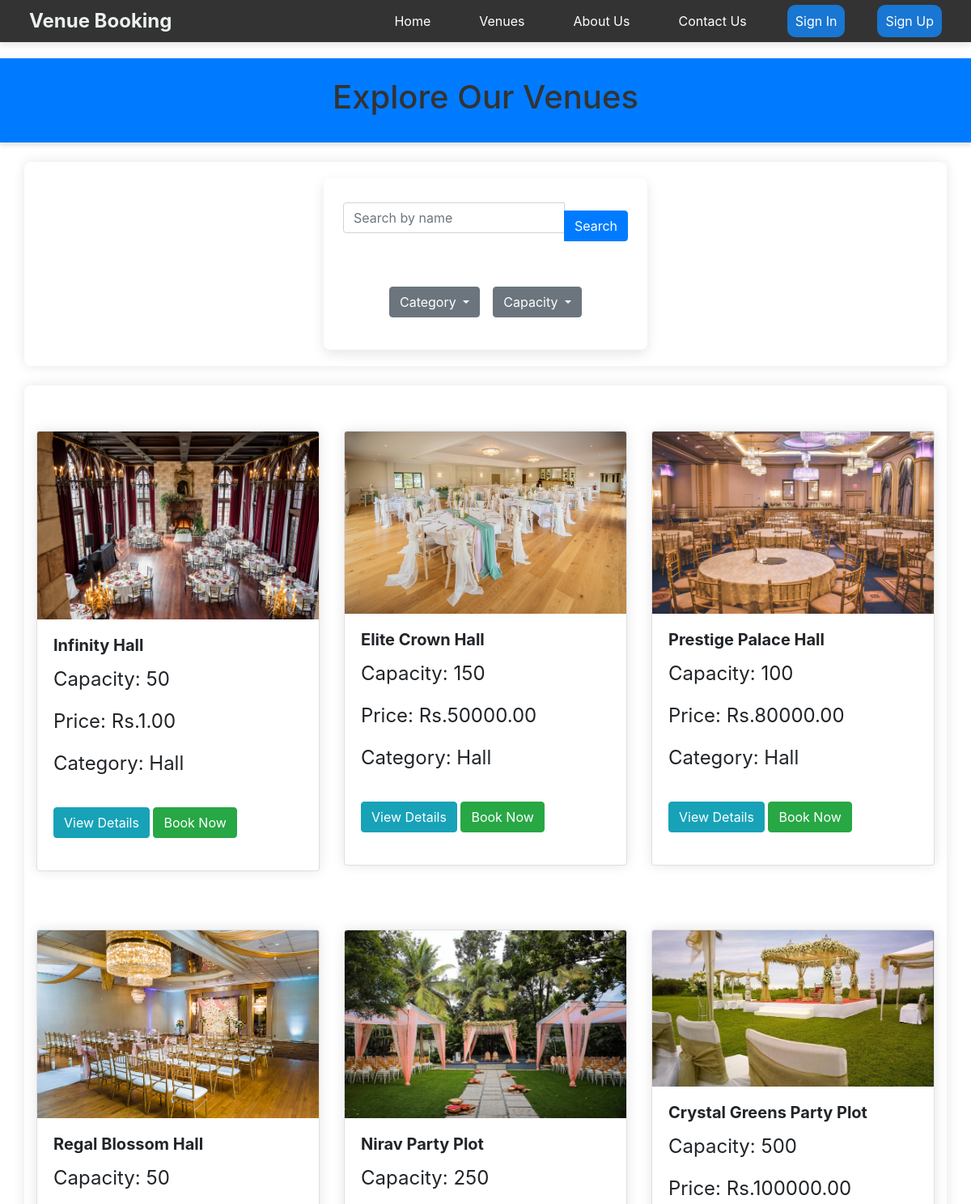
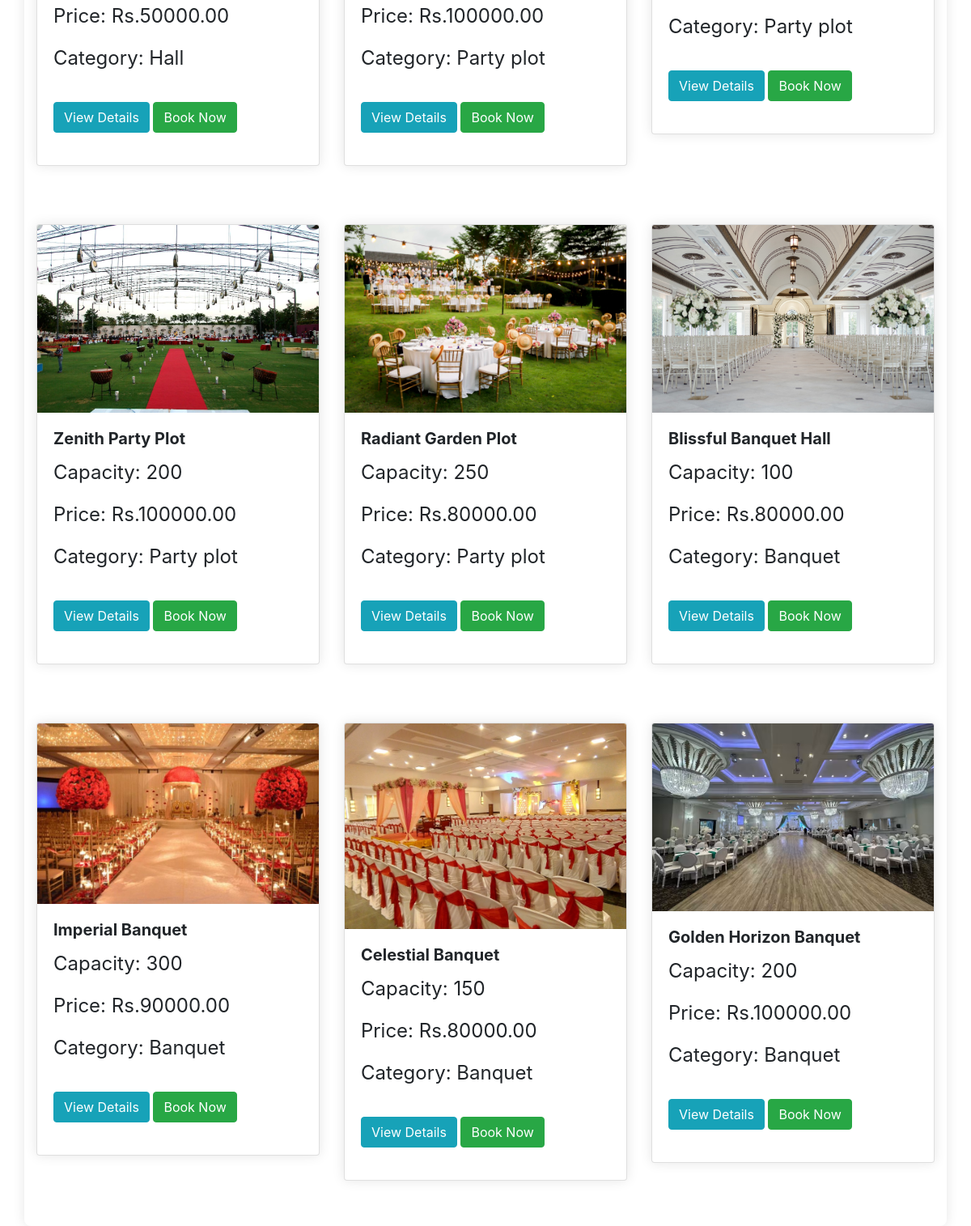
Page /user/venue.php on the committed database (2 pictures, top to bottom).
### tables this page shows
CREATE TABLE IF NOT EXISTS `venues` (
  `venue_id` int(11) NOT NULL AUTO_INCREMENT,
  `name` varchar(100) DEFAULT NULL,
  `capacity` int(11) DEFAULT NULL,
  `price` decimal(10,2) DEFAULT NULL,
  `category_id` int(11) DEFAULT NULL,
  `description` text,
  `image` varchar(255) DEFAULT NULL,
  PRIMARY KEY (`venue_id`),
  KEY `category_id` (`category_id`)
);

CREATE TABLE IF NOT EXISTS `categories` (
  `category_id` int(11) NOT NULL AUTO_INCREMENT,
  `name` varchar(100) DEFAULT NULL,
  PRIMARY KEY (`category_id`)
);

### user/venue.php (the view, shortened to what this page needs)
<?php
include 'navbar.php';
include '../includes/config.php';
$search = $_GET['search'] ?? '';
$sql = "SELECT venues.*, categories.name AS category_name FROM venues
        JOIN categories ON venues.category_id = categories.category_id WHERE 1";
$result = $conn->query($sql);
?>
<!DOCTYPE html>
<html lang="en">
<head>
    <link rel="stylesheet" href="../css/style.css">
    <link rel="stylesheet" href="https://stackpath.bootstrapcdn.com/bootstrap/4.5.2/css/bootstrap.min.css">
</head>
<body>
<header class="text-center py-4">
    <h1>Explore Our Venues</h1>
</header>
<div class="container my-4">
    <form method="GET" class="form-inline justify-content-center">
        <div class="input-group mb-3">
            <input type="text" name="search" class="form-control" placeholder="Search by name" value="<?php echo $search; ?>">
            <div class="input-group-append">
                <button type="submit" class="btn btn-primary">Search</button>
            </div>
        </div>
        <div class="btn-group mx-2" role="group">
            <button id="categoryDropdown" type="button" class="btn btn-secondary dropdown-toggle" data-toggle="dropdown" aria-haspopup="true" aria-expanded="false">
                Category
            </button>
        </div>
        <div class="btn-group mx-2" role="group">
            <button id="capacityDropdown" type="button" class="btn btn-secondary dropdown-toggle" data-toggle="dropdown" aria-haspopup="true" aria-expanded="false">
                Capacity
            </button>
        </div>
    </form>
</div>
<section class="container">
    <div class="row">
        <?php while ($row = $result->fetch_assoc()) { ?>
        <div class="col-md-4 my-3">
            <div class="card">
                <img src="../uploads/<?php echo $row['image']; ?>" alt="<?php echo $row['name']; ?>" class="card-img-top">
                <div class="card-body">
                    <h5 class="card-title"><?php echo $row['name']; ?></h5>
                    <p class="card-text">Capacity: <?php echo $row['capacity']; ?></p>
                    <p class="card-text">Price: Rs.<?php echo $row['price']; ?></p>
                    <p class="card-text">Category: <?php echo $row['category_name']; ?></p>
                    <a href="venue_details.php?venue_id=<?php echo $row['venue_id']; ?>" class="btn btn-info">View Details</a>
                    <a href="booking.php?venue_id=<?php echo $row['venue_id']; ?>" class="btn btn-success">Book Now</a>
                </div>
            </div>
        </div>
        <?php } ?>
    </div>
</section>
</body>
</html>

### user/navbar.php (shortened to what this page needs)
<nav class="navbar">
    <div class="navbar-container">
        <a href="home.php" class="navbar-logo">Venue Booking</a>
        <ul class="navbar-links">
            <li><a href="index.php">Home</a></li>
            <li><a href="venue.php">Venues</a></li>
            <li><a href="about.php">About Us</a></li>
            <li><a href="contact.php">Contact Us</a></li>
            <?php if (isset($_SESSION['user_id'])): ?>
                <li><a href="mybooking.php">My Bookings</a></li>
                <li><a href="feedback.php">Feedback</a></li>
                <li>
                    <a href="profile.php" class="profile-link">
                        <img src="../images/default-profile.png" alt="Profile" class="profile-image">
                    </a>
                </li>
                <li><a href="user_logout.php" class="logout-link" onclick="return confirm('Are you sure you want to logout?');">Logout</a></li>
            <?php else: ?>
                <li><a href="signin.php" class="auth-link">Sign In</a></li>
                <li><a href="signup.php" class="auth-link">Sign Up</a></li>
            <?php endif; ?>
        </ul>
    </div>
</nav>

### css/style.css (style rules this page uses)
body { font-family: 'Arial', sans-serif; margin: 0; padding: 0; background-color: #f9f9f9; color: #333; }
h1, h2, h3 { text-align: center; color: #333; margin-bottom: 20px; }
header { background-color: #007bff; color: white; padding: 5px; text-align: center; box-shadow: 0px 4px 5px rgba(0, 0, 0, 0.1); }
form { width: 90%; max-width: 500px; margin: 30px auto; background-color: #fff; padding: 20px; border-radius: 8px; box-shadow: 0 5px 15px rgba(0,0,0,0.1); }
form input, form select, form textarea { width: 100%; padding: 10px; margin: 10px 0; border: 1px solid #ccc; border-radius: 4px; }
form button { background-color: #28a745; color: white; padding: 12px; border: none; border-radius: 5px; cursor: pointer; }
.btn-primary { background-color: #007bff; color: white; padding: 10px 20px; border: none; border-radius: 5px; cursor: auto; }
header { text-align: center; margin: 20px 0; }
.btn { display: inline-block; background-color: #3498db; color: white; padding: 10px 20px; text-decoration: none; border-radius: 5px; margin: 20px 0; }
.navbar, .admin-navbar { background-color: #2c3e50; padding: 10px 20px; }
.navbar-container, .admin-navbar-container { display: flex; justify-content: space-between; align-items: center; max-width: 1200px; margin: 0 auto; width: 100%; }
.navbar-logo, .admin-navbar-logo { color: #ecf0f1; text-decoration: none; font-size: 24px; font-weight: bold; }
.navbar-links, .admin-navbar-links { list-style: none; display: flex; margin: 0; padding: 0; }
.navbar-links li, .admin-navbar-links li { margin-left: 20px; }
.navbar-links a, .admin-navbar-links a { color: #ecf0f1; text-decoration: none; transition: color 0.3s; }
form { display: flex; flex-direction: column; max-width: 400px; margin: auto; }
input, textarea { margin-bottom: 10px; padding: 8px; border: 1px solid #ccc; border-radius: 4px; }
button { background-color: #3498db; color: white; padding: 10px; border: none; border-radius: 5px; }
body { font-family: 'Arial', sans-serif; background-color: #f7f7f7; margin: 0; padding: 0; }
.container { max-width: 1200px; margin: 0 auto; padding: 20px; background-color: #fff; box-shadow: 0 0 15px rgba(0, 0, 0, 0.1); border-radius: 8px; }
h1 { color: #333; text-align: center; margin-bottom: 20px; }
.btn { padding: 6px 12px; border-radius: 5px; color: #fff; text-decoration: none; font-size: 14px; }
header { background-color: #007bff; color: white; padding: 15px 0; text-align: center; }
.navbar { background-color: #333; }
.navbar-links a { color: white; text-decoration: none; padding: 10px; }
.card { margin: 20px 0; border: none; border-radius: 5px; box-shadow: 0 0 15px rgba(0, 0, 0, 0.1); }
.card-title { font-weight: bold; }
.card-text { font-size: 24px; }

### user/navbar.php (style rules this page uses)
.navbar { background-color: #4CAF50; padding: 15px 0; box-shadow: 0 4px 8px rgba(0, 0, 0, 0.1); }
.navbar-container { max-width: 1200px; margin: 0 auto; display: flex; justify-content: space-between; align-items: center; padding: 0 20px; }
.navbar-logo { color: #fff; font-size: 1.8rem; font-weight: bold; text-decoration: none; }
.navbar-links { list-style: none; display: flex; align-items: center; gap: 20px; }
.navbar-links a { color: #fff; text-decoration: none; font-size: 1rem; padding: 15px 15px; border-radius: 10px; transition: background-color 0.3s, color 0.3s; }
.auth-link { background-color: #1976D2; padding: 10px 15px; color: #fff; border-radius: 8px; transition: background-color 0.3s ease; }

### rows in the picture
venues: image (picture), name "Infinity Hall", capacity "50", price "1.00", category.name "Hall"
venues: image (picture), name "Elite Crown Hall", capacity "150", price "50000.00", category.name "Hall"
venues: image (picture), name "Prestige Palace Hall", capacity "100", price "80000.00", category.name "Hall"
venues: image (picture), name "Regal Blossom Hall", capacity "50", price "50000.00", category.name "Hall"
venues: image (picture), name "Nirav Party Plot", capacity "250", price "100000.00", category.name "Party plot"
venues: image (picture), name "Crystal Greens Party Plot", capacity "500", price "100000.00", category.name "Party plot"
venues: image (picture), name "Zenith Party Plot", capacity "200", price "100000.00", category.name "Party plot"
venues: image (picture), name "Radiant Garden Plot", capacity "250", price "80000.00", category.name "Party plot"
venues: image (picture), name "Blissful Banquet Hall", capacity "100", price "80000.00", category.name "Banquet"
venues: image (picture), name "Imperial Banquet", capacity "300", price "90000.00", category.name "Banquet"
venues: image (picture), name "Celestial Banquet", capacity "150", price "80000.00", category.name "Banquet"
venues: image (picture), name "Golden Horizon Banquet", capacity "200", price "100000.00", category.name "Banquet"
